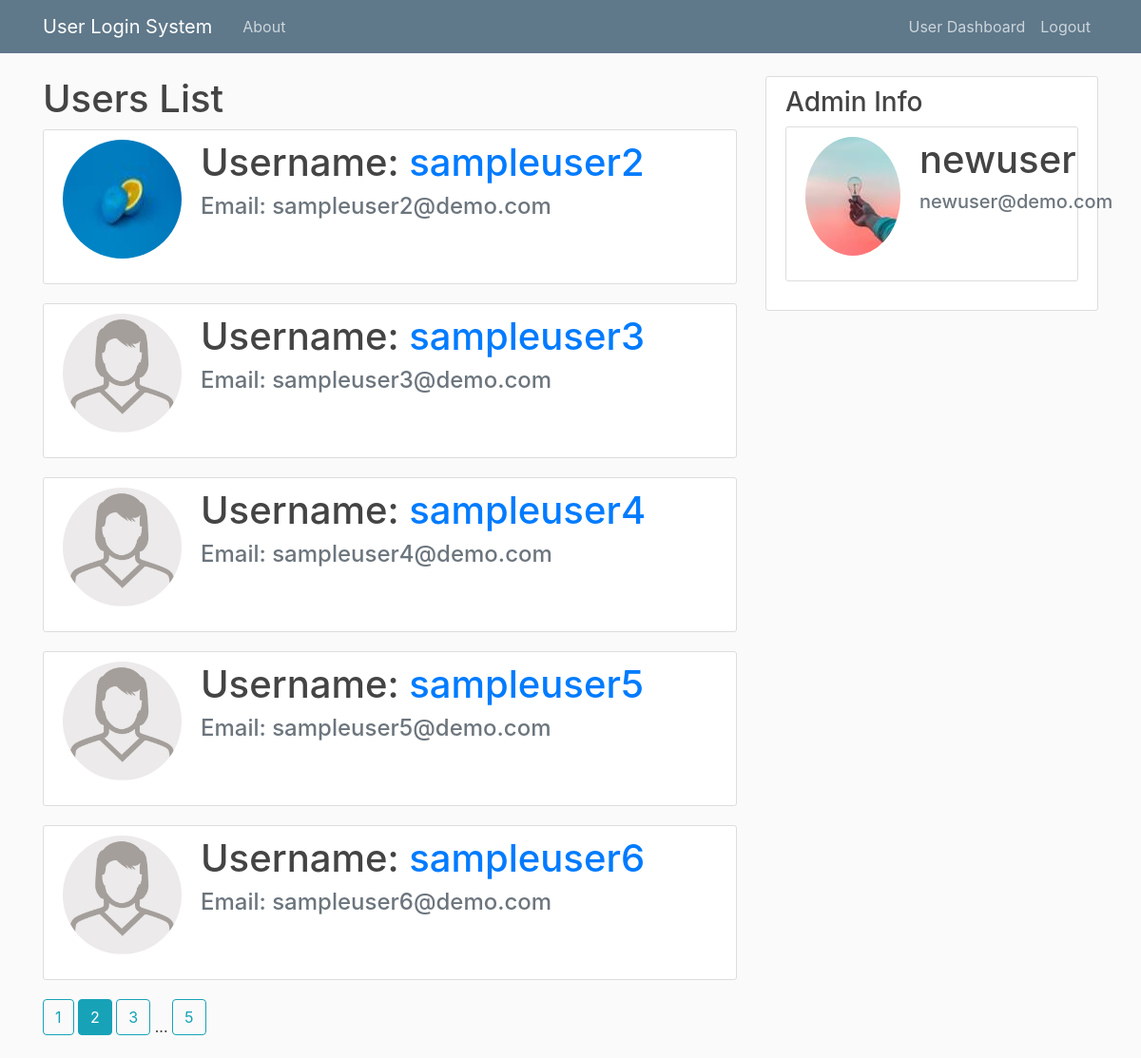
Screenshot of /adminpanel?page=2 (signed in) with the database file from the repository.
### user_login_system/models.py (models this page shows, shortened)
class User(db.Model, UserMixin):
    id = db.Column(db.Integer, primary_key=True)
    username = db.Column(db.String(20), unique=True, nullable=False)
    email = db.Column(db.String(120), unique=True, nullable=False)
    profile_pic = db.Column(db.String(20), nullable=False, default='default.jpg')
    password = db.Column(db.String(60), nullable=False)
    date_of_registration = db.Column(db.DateTime, nullable=False, default=datetime.utcnow)
    is_verified = db.Column(db.Boolean, default=False, nullable=False)
    reviewed = db.Column(db.Boolean, default=False, nullable=False)

### user_login_system/routes.py (the view)
@app.route('/adminpanel', methods=['GET', 'POST'])
@login_required
def admin_panel():
    page = request.args.get('page', 1, type=int)
    users = User.query.filter(User.username != 'admin').paginate(per_page=5, page=page)
    profile_pic = url_for('static', filename='profile_pics/' + current_user.profile_pic)
    return render_template('admin_panel.html', title='Admin Panel', users=users, profile_pic=profile_pic)

### user_login_system/models.py (called while the page is built)
@login_manager.user_loader
def load_user(user_id):
    return User.query.get(int(user_id))

### user_login_system/templates/admin_panel.html
{% extends "layout.html" %}
{% block bodycontent %}
    <h1>Users List</h1>
    {% for user in users.items %}
        {% if user.username != 'admin' %}
            <div class="content-section">
                <div class="media">
                    <img class="rounded-circle account-img"
                         src="{{ url_for('static', filename='profile_pics/' + user.profile_pic) }}">
                    <div class="media-body">
                        <h3 class="account-heading">Username:
                            <a href="{{ url_for('user_verification', username=user.username) }}">{{ user.username }}</a>
                            </h3>
                        <h4 class="text-secondary">Email: {{ user.email }}</h4>
                    </div>
                </div>
            </div>
        {% endif %}
    {% endfor %}
    {% for page_number in users.iter_pages(left_edge=1, right_edge=1, left_current=1, right_current=2) %}
        {% if page_number %}
            {% if users.page == page_number %}
                <a class="btn btn-info mb-4"
                   href="{{ url_for('admin_panel', page=page_number) }}">{{ page_number }}</a>
            {% else %}
                <a class="btn btn-outline-info mb-4"
                   href="{{ url_for('admin_panel', page=page_number) }}">{{ page_number }}</a>
            {% endif %}
        {% else %}
            ...
        {% endif %}
    {% endfor %}
{% endblock bodycontent %}
{% block sidebar %}
    <div class="col-md-4">
        <div class="content-section">
            <h3>Admin Info</h3>
            <div>
                <div class="content-section">
                    <div class="media">
                        <img class="rounded-circle account-img" src="{{ profile_pic }}">
                        <div class="media-body">
                            <h2 class="account-heading">{{ current_user.username }}</h2>
                            <h5 class="text-secondary">{{ current_user.email }}</h5>
                        </div>
                    </div>
                </div>
            </div>
        </div>
    </div>
{% endblock sidebar %}

### user_login_system/static/main.css (style rules this page uses)
body { background: #fafafa; color: #333333; margin-top: 5rem; }
h1, h2, h3, h4, h5, h6 { color: #444444; }
.content-section { background: #ffffff; padding: 10px 20px; border: 1px solid #dddddd; border-radius: 3px; margin-bottom: 20px; }
.account-img { height: 125px; width: 125px; margin-right: 20px; margin-bottom: 16px; }
.account-heading { font-size: 2.5rem; }

### rows the page displays
User: profile_pic (picture), username "sampleuser2", email "sampleuser2@demo.com"
User: profile_pic (placeholder picture), username "sampleuser3", email "sampleuser3@demo.com"
User: profile_pic (placeholder picture), username "sampleuser4", email "sampleuser4@demo.com"
User: profile_pic (placeholder picture), username "sampleuser5", email "sampleuser5@demo.com"
User: profile_pic (placeholder picture), username "sampleuser6", email "sampleuser6@demo.com"
User: username "newuser", email "newuser@demo.com"

### other values shown
{{ page_number }} "1" "3" "5"
{{ page_number }} "2"
